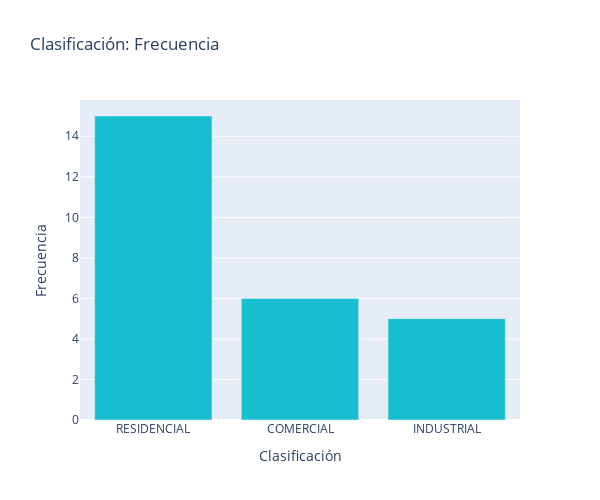

The code cell stored with this chart in its notebook:
### Markdown cell above
La variable ***Clasificacion*** tiene 3 niveles o categorías, siendo la categoría **Residencial** la más frecuente; se tiene en total 15 clientes con esta categoría, representando un 57,6% del total.

### Code cell
fig=px.bar(datos['CLASIFICACION'].value_counts().sort_index(),
           x=datos['CLASIFICACION'].value_counts().index,
           y=datos['CLASIFICACION'].value_counts().values,
           labels={'x':'Clasificación', 'y':'Frecuencia'},
           title='Clasificación: Frecuencia',
           color_discrete_sequence=['#17becf']).update_layout(xaxis_title='Clasificación',
                                            yaxis_title='Frecuencia',
                                            xaxis=dict(categoryorder='total descending'),
                                            height=500, width=600).show()

### Figure 1 — Plotly figure (JSON) as saved in the notebook; plotly's stock layout.template omitted (floating-point values rounded to 4 significant figures)
{"data": [{"alignmentgroup": "True", "hovertemplate": "Clasificación=%{x}<br>Frecuencia=%{y}<extra></extra>", "legendgroup": "", "marker": {"color": "#17becf", "pattern": {"shape": ""}}, "name": "", "offsetgroup": "", "orientation": "v", "showlegend": false, "textposition": "auto", "type": "bar", "x": ["RESIDENCIAL", "COMERCIAL", "INDUSTRIAL"], "xaxis": "x", "y": [15, 6, 5], "yaxis": "y"}], "layout": {"barmode": "relative", "height": 500, "legend": {"tracegroupgap": 0}, "title": {"text": "Clasificación: Frecuencia"}, "width": 600, "xaxis": {"anchor": "y", "categoryorder": "total descending", "domain": [0, 1], "title": {"text": "Clasificación"}}, "yaxis": {"anchor": "x", "domain": [0, 1], "title": {"text": "Frecuencia"}}}}
